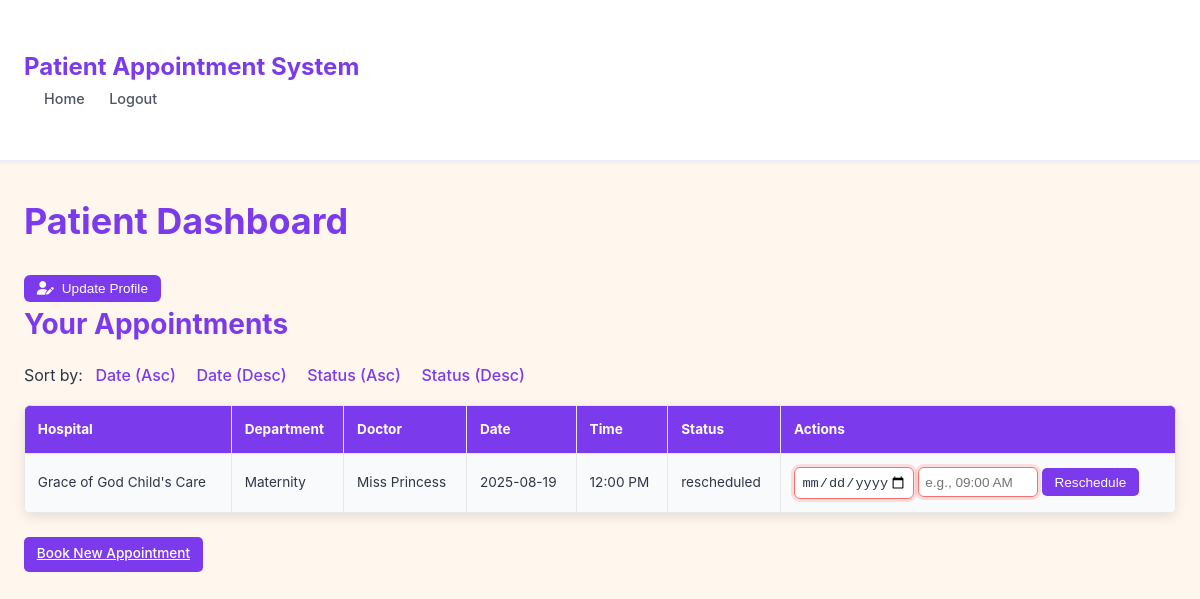
Page /patient?sort_by=date&sort_order=desc (signed in) on the committed database.
### tables this page shows
CREATE TABLE appointments 
                 (id INTEGER PRIMARY KEY AUTOINCREMENT, patient_id INTEGER, hospital_id INTEGER, 
                  department_id INTEGER, doctor_id INTEGER, slot_time TEXT, date TEXT, booking_date TEXT, 
                  no_show_prob REAL, reschedule_prob REAL, status TEXT, health_challenge TEXT,
                  FOREIGN KEY (patient_id) REFERENCES users(id),
                  FOREIGN KEY (hospital_id) REFERENCES hospitals(id),
                  FOREIGN KEY (department_id) REFERENCES departments(id),
                  FOREIGN KEY (doctor_id) REFERENCES doctors(id));

CREATE TABLE hospitals 
                 (id INTEGER PRIMARY KEY AUTOINCREMENT, name TEXT, location TEXT, 
                  subscription_status TEXT DEFAULT 'pending', subscription_expiry_date TEXT);

CREATE TABLE departments 
                 (id INTEGER PRIMARY KEY AUTOINCREMENT, hospital_id INTEGER, name TEXT,
                  FOREIGN KEY (hospital_id) REFERENCES hospitals(id));

CREATE TABLE doctors 
                 (id INTEGER PRIMARY KEY AUTOINCREMENT, hospital_id INTEGER, department_id INTEGER, name TEXT, 
                  schedule TEXT, gender TEXT, FOREIGN KEY (hospital_id) REFERENCES hospitals(id),
                  FOREIGN KEY (department_id) REFERENCES departments(id));

### app.py (the view)
@app.route('/patient')
@login_required('patient')
def patient_dashboard():
    sort_by = request.args.get('sort_by', 'date')
    sort_order = request.args.get('sort_order', 'asc')
    if sort_by not in ['date', 'status']:
        sort_by = 'date'
    if sort_order not in ['asc', 'desc']:
        sort_order = 'asc'
    app.logger.info(f"Fetching appointments for user_id: {session['user_id']}")
    conn = get_sqlite_conn()
    cursor = conn.cursor()
    cursor.execute("""
        SELECT h.name, d.name, doc.name, a.date, a.slot_time, a.status, a.id
        FROM appointments a
        JOIN hospitals h ON a.hospital_id = h.id
        JOIN departments d ON a.department_id = d.id
        JOIN doctors doc ON a.doctor_id = doc.id
        WHERE a.patient_id = ?
        ORDER BY {} {}
    """.format(sort_by, sort_order), (session['user_id'],))
    appointments = cursor.fetchall()
    conn.close()
    app.logger.info(f"Found {len(appointments)} appointments for user_id: {session['user_id']}")
    return render_template('patient.html', appointments=appointments)

### app.py (called while the page is built, shortened)
def login_required(roles=None):
    def wrapper(fn):
        @wraps(fn)
        def decorated_view(*args, **kwargs):
            if not session.get('user_id'):
                flash("Please log in to access this page.", "danger")
                return redirect(url_for('login'))
            return fn(*args, **kwargs)
        return decorated_view
    return wrapper

def get_sqlite_conn():
    conn = sqlite3.connect("database.db")
    conn.row_factory = sqlite3.Row
    return conn

### templates/patient.html (shortened to what this page needs)
<!DOCTYPE html>
<html lang="en">
<head>
    <link rel="stylesheet" href="{{ url_for('static', filename='css/style.css') }}">
    <link rel="stylesheet" href="https://cdnjs.cloudflare.com/ajax/libs/font-awesome/6.4.0/css/all.min.css">
</head>
<body>
    <nav class="navbar">
        <div class="container">
            <div class="navbar-brand">Patient Appointment System</div>
            <div class="navbar-links">
                <a href="{{ url_for('index') }}" class="nav-link">Home</a>
                <a href="{{ url_for('logout') }}" class="nav-link">Logout</a>
            </div>
        </div>
    </nav>
    <div class="container">
        <h1>Patient Dashboard</h1>
        <button id="toggleProfileBtn" class="btn btn-primary btn-icon" title="Update Profile">
            <i class="fas fa-user-edit"></i> Update Profile
        </button>
        <h2>Your Appointments</h2>
        <p>
            Sort by:
            <a href="{{ url_for('patient_dashboard', sort_by='date', sort_order='asc') }}" class="{% if request.args.get('sort_by') == 'date' and request.args.get('sort_order') == 'asc' %}active{% endif %}">Date (Asc)</a>
            <a href="{{ url_for('patient_dashboard', sort_by='date', sort_order='desc') }}" class="{% if request.args.get('sort_by') == 'date' and request.args.get('sort_order') == 'desc' %}active{% endif %}">Date (Desc)</a>
            <a href="{{ url_for('patient_dashboard', sort_by='status', sort_order='asc') }}" class="{% if request.args.get('sort_by') == 'status' and request.args.get('sort_order') == 'asc' %}active{% endif %}">Status (Asc)</a>
            <a href="{{ url_for('patient_dashboard', sort_by='status', sort_order='desc') }}" class="{% if request.args.get('sort_by') == 'status' and request.args.get('sort_order') == 'desc' %}active{% endif %}">Status (Desc)</a>
        </p>
        <table class="table table-striped table-hover">
            <thead>
                <tr>
                    <th>Hospital</th>
                    <th>Department</th>
                    <th>Doctor</th>
                    <th>Date</th>
                    <th>Time</th>
                    <th>Status</th>
                    <th>Actions</th>
                </tr>
            </thead>
            <tbody>
                {% for appt in appointments %}
                    <tr>
                        <td>{{ appt[0] }}</td>
                        <td>{{ appt[1] }}</td>
                        <td>{{ appt[2] }}</td>
                        <td>{{ appt[3] }}</td>
                        <td>{{ appt[4] }}</td>
                        <td>{{ appt[5] }}</td>
                        <td>
                            {% if appt[5] not in ['attended', 'closed'] %}
                                <form action="{{ url_for('reschedule_patient', appt_id=appt[6]) }}" method="POST" style="display:inline;">
                                    <input type="date" name="date" class="form-control d-inline-block" required>
                                    <input type="text" name="time" class="form-control d-inline-block" placeholder="e.g., 09:00 AM" required>
                                    <button type="submit" class="btn btn-sm btn-primary">Reschedule</button>
                                </form>
                            {% endif %}
                        </td>
                    </tr>
                {% endfor %}
            </tbody>
        </table>
        <a href="{{ url_for('book_appointment') }}" class="btn btn-primary btn-sm">Book New Appointment</a>
    </div>
</body>
</html>

### static/css/style.css (style rules this page uses)
* { margin: 0; padding: 0; box-sizing: border-box; }
body { font-family: 'Inter', -apple-system, BlinkMacSystemFont, 'Segoe UI', Roboto, sans-serif; line-height: 1.6; color: #2D3748; background-color: #FFF7ED; min-height: 100vh; }
h1, h2, h3, h4 { font-weight: 700; color: #7C3AED; }
h1 { font-size: 2.25rem; margin-bottom: 1.5rem; }
h2 { font-size: 1.75rem; margin-bottom: 1rem; }
p { margin-bottom: 1rem; font-size: 1rem; }
.navbar { background: #FFFFFF; box-shadow: 0 2px 4px rgba(0, 0, 0, 0.05); padding: 1rem 0; border-bottom: 1px solid #EDE9FE; }
.navbar-brand { font-size: 1.5rem; font-weight: 700; color: #7C3AED; transition: color 0.3s ease; }
.navbar-links a.nav-link { color: #4B5563; font-weight: 500; font-size: 0.9rem; margin-left: 1.25rem; text-decoration: none; transition: color 0.3s ease; }
.container { max-width: 1280px; margin: 2rem auto; padding: 0 1.5rem; }
.btn { border-radius: 6px; padding: 0.5rem 1rem; font-weight: 500; font-size: 0.9rem; transition: all 0.2s ease; border: none; cursor: pointer; display: inline-flex; align-items: center; gap: 0.5rem; }
.btn-sm { padding: 0.4rem 0.8rem; font-size: 0.85rem; border-radius: 5px; }
.btn-icon { padding: 0.4rem 0.8rem; font-size: 0.85rem; }
.btn-primary { background-color: #7C3AED; color: #FFFFFF; }
.form-control, .form-select { border-radius: 6px; border: 1px solid #E5E7EB; padding: 0.6rem; font-size: 0.9rem; transition: all 0.2s ease; background-color: #FFFFFF; color: #2D3748; width: 100%; }
.form-control.d-inline-block { width: auto; max-width: 120px; padding: 0.4rem; font-size: 0.85rem; }
.form-control:invalid { border-color: #F87171; box-shadow: 0 0 0 3px rgba(248, 113, 113, 0.2); }
.table { background-color: #FFFFFF; border-radius: 8px; overflow: hidden; box-shadow: 0 4px 12px rgba(0, 0, 0, 0.1); margin-bottom: 1.5rem; width: 100%; border-collapse: collapse; }
.table th, .table td { padding: 0.8rem; vertical-align: middle; font-size: 0.85rem; border: 1px solid #E5E7EB; text-align: left; }
.table thead { background-color: #7C3AED; color: #FFFFFF; }
.table-striped tbody tr:nth-of-type(odd) { background-color: #F9FAFB; }
p a { color: #7C3AED; text-decoration: none; font-weight: 500; margin: 0 0.5rem; transition: color 0.2s ease; }

### rows in the picture
appointments: name "Grace of God Child's Care", name "Maternity", name "Miss Princess", date "2025-08-19", slot_time "12:00 PM", status "rescheduled"
